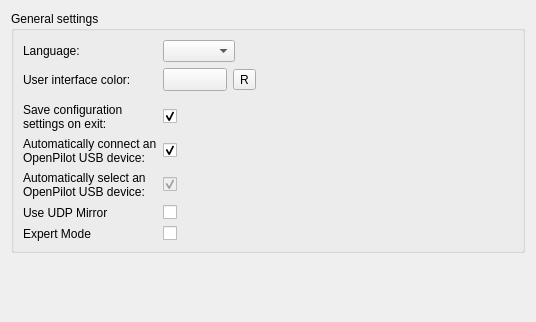
<?xml version="1.0" encoding="UTF-8"?>
<ui version="4.0">
 <class>Core::Internal::GeneralSettings</class>
 <widget class="QWidget" name="Core::Internal::GeneralSettings">
  <property name="geometry">
   <rect>
    <x>0</x>
    <y>0</y>
    <width>536</width>
    <height>322</height>
   </rect>
  </property>
  <layout class="QVBoxLayout" name="verticalLayout_2">
   <item>
    <widget class="QGroupBox" name="groupBox">
     <property name="title">
      <string>General settings</string>
     </property>
     <layout class="QGridLayout" name="gridLayout">
      <item row="1" column="0">
       <widget class="QLabel" name="colorLabel">
        <property name="text">
         <string>User interface color:</string>
        </property>
       </widget>
      </item>
      <item row="1" column="1">
       <widget class="QWidget" name="widget" native="true">
        <layout class="QGridLayout" name="gridLayout_2">
         <property name="margin">
          <number>0</number>
         </property>
         <item row="0" column="1">
          <widget class="QToolButton" name="resetButton">
           <property name="toolTip">
            <string>Reset to default</string>
           </property>
           <property name="text">
            <string>R</string>
           </property>
           <property name="icon">
            <iconset resource="core.qrc">
             <normaloff>:/core/images/reset.png</normaloff>:/core/images/reset.png</iconset>
           </property>
          </widget>
         </item>
         <item row="0" column="0">
          <widget class="Utils::QtColorButton" name="colorButton">
           <property name="sizePolicy">
            <sizepolicy hsizetype="Preferred" vsizetype="Preferred">
             <horstretch>0</horstretch>
             <verstretch>0</verstretch>
            </sizepolicy>
           </property>
           <property name="minimumSize">
            <size>
             <width>64</width>
             <height>0</height>
            </size>
           </property>
           <property name="alphaAllowed" stdset="0">
            <bool>false</bool>
           </property>
          </widget>
         </item>
         <item row="0" column="2">
          <spacer name="horizontalSpacer">
           <property name="orientation">
            <enum>Qt::Horizontal</enum>
           </property>
           <property name="sizeHint" stdset="0">
            <size>
             <width>40</width>
             <height>20</height>
            </size>
           </property>
          </spacer>
         </item>
        </layout>
       </widget>
      </item>
      <item row="9" column="1">
       <widget class="QWidget" name="widget_2" native="true">
        <layout class="QGridLayout" name="gridLayout_3">
         <property name="margin">
          <number>0</number>
         </property>
        </layout>
       </widget>
      </item>
      <item row="10" column="1">
       <widget class="QCheckBox" name="checkBoxSaveOnExit">
        <property name="text">
         <string/>
        </property>
        <property name="checked">
         <bool>true</bool>
        </property>
       </widget>
      </item>
      <item row="10" column="0">
       <widget class="QLabel" name="label_4">
        <property name="text">
         <string>Save configuration settings on exit:</string>
        </property>
        <property name="wordWrap">
         <bool>true</bool>
        </property>
       </widget>
      </item>
      <item row="11" column="0">
       <widget class="QLabel" name="label_5">
        <property name="text">
         <string>Automatically connect an OpenPilot USB device:</string>
        </property>
        <property name="wordWrap">
         <bool>true</bool>
        </property>
       </widget>
      </item>
      <item row="11" column="1">
       <widget class="QCheckBox" name="checkAutoConnect">
        <property name="text">
         <string/>
        </property>
        <property name="checked">
         <bool>true</bool>
        </property>
       </widget>
      </item>
      <item row="12" column="0">
       <widget class="QLabel" name="label_6">
        <property name="text">
         <string>Automatically select an OpenPilot USB device:</string>
        </property>
        <property name="wordWrap">
         <bool>true</bool>
        </property>
       </widget>
      </item>
      <item row="12" column="1">
       <widget class="QCheckBox" name="checkAutoSelect">
        <property name="enabled">
         <bool>false</bool>
        </property>
        <property name="text">
         <string/>
        </property>
        <property name="checked">
         <bool>true</bool>
        </property>
       </widget>
      </item>
      <item row="13" column="1">
       <widget class="QCheckBox" name="cbUseUDPMirror">
        <property name="text">
         <string/>
        </property>
       </widget>
      </item>
      <item row="13" column="0">
       <widget class="QLabel" name="labelUDP">
        <property name="text">
         <string>Use UDP Mirror</string>
        </property>
       </widget>
      </item>
      <item row="14" column="0">
       <widget class="QLabel" name="labelExpert">
        <property name="text">
         <string>Expert Mode</string>
        </property>
       </widget>
      </item>
      <item row="14" column="1">
       <widget class="QCheckBox" name="cbExpertMode">
        <property name="text">
         <string/>
        </property>
       </widget>
      </item>
      <item row="0" column="1">
       <layout class="QHBoxLayout" name="horizontalLayout">
        <item>
         <widget class="QComboBox" name="languageBox"/>
        </item>
        <item>
         <spacer name="horizontalSpacer_3">
          <property name="orientation">
           <enum>Qt::Horizontal</enum>
          </property>
          <property name="sizeHint" stdset="0">
           <size>
            <width>40</width>
            <height>20</height>
           </size>
          </property>
         </spacer>
        </item>
       </layout>
      </item>
      <item row="0" column="0">
       <widget class="QLabel" name="label_3">
        <property name="text">
         <string>Language:</string>
        </property>
       </widget>
      </item>
     </layout>
    </widget>
   </item>
   <item>
    <spacer name="verticalSpacer">
     <property name="orientation">
      <enum>Qt::Vertical</enum>
     </property>
     <property name="sizeHint" stdset="0">
      <size>
       <width>20</width>
       <height>111</height>
      </size>
     </property>
    </spacer>
   </item>
  </layout>
 </widget>
 <customwidgets>
  <customwidget>
   <class>Utils::QtColorButton</class>
   <extends>QToolButton</extends>
   <header>utils/qtcolorbutton.h</header>
  </customwidget>
 </customwidgets>
 <resources>
  <include location="core.qrc"/>
 </resources>
 <connections/>
</ui>
